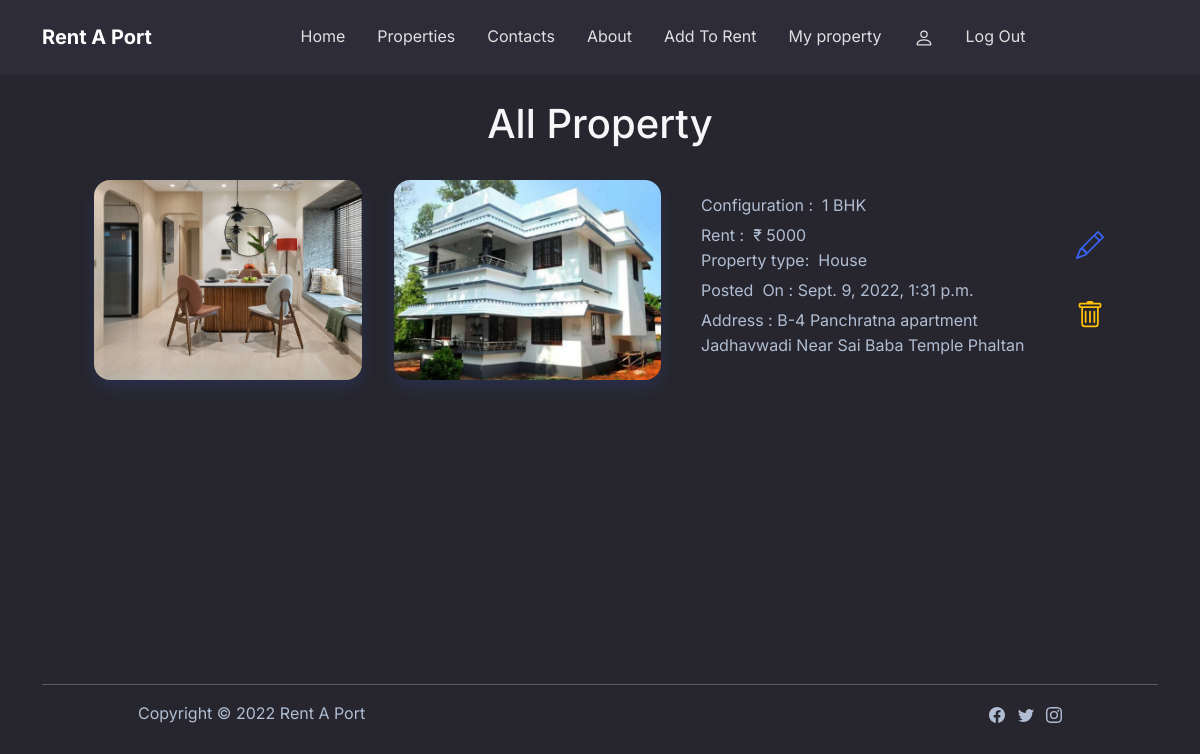
Page /my_property (signed in) on the earlier database version.
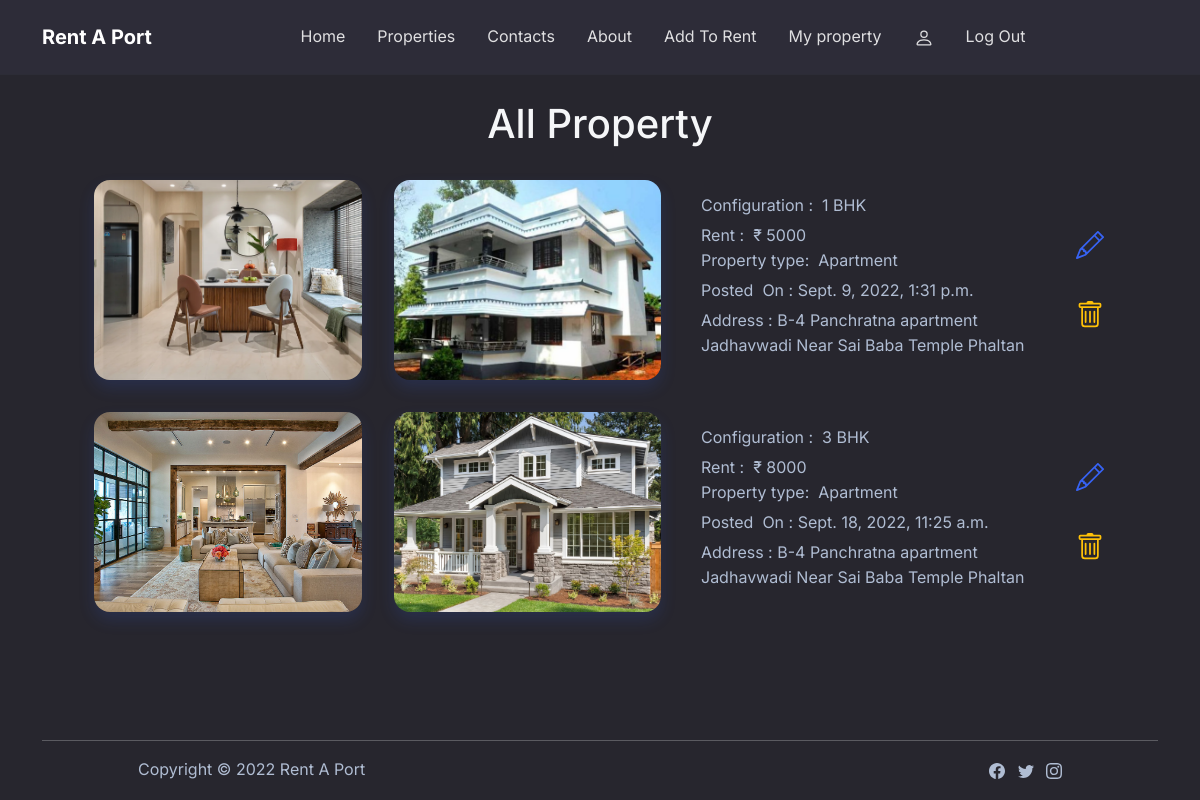
Same page on the later database version.
### rent_a_port/models.py (models this page shows, shortened)
class Site(models.Model):
    show = models.BooleanField(default=False)
    uid = models.IntegerField()
    address = models.CharField(max_length=500)
    Message = models.CharField(max_length=500, default="Empty")
    rent = models.IntegerField()
    deposit = models.IntegerField()
    maintenance = models.IntegerField()
    BHK = models.CharField(max_length=15, default="1 BHK")
    Floor_number = models.CharField(max_length=15, default="Ground floor")
    Pet_allowed = models.CharField(max_length=15, default="No")
    Parking = models.CharField(max_length=15, default="Yes")
    Property_type = models.CharField(max_length=15, default="House")
    Posted_by = models.CharField(max_length=15, default="House")
    Agreement_duration = models.CharField(max_length=15, default="No")
    Electricity_water = models.CharField(max_length=20, default="Charges not included")
    Available_from = models.DateField()
    Posted_on = models.DateTimeField(auto_now_add=True)
    phone = models.IntegerField()
    mail = models.CharField(max_length=50)
    in_img = models.ImageField(upload_to=filepath, null=True)
    out_img = models.ImageField(upload_to=filepath, null=True)

### rent_a_port/views.py (the view)
# urls.py: path('my_property', views.my_property, name="my_property"),
def my_property(request):
    user = request.user
    my_property = Property.objects.filter(uid=user.id)
    context = {"my_property": my_property, "uid": user.id}
    return render(request, "property/my_property.html", context)

### templates/property/my_property.html (shortened to what this page needs)
{% extends 'base/base.html' %}
{% block body %}
    {% load static %}
    {% if my_property %}
        <section class="container py-5 mt-1">
            <div class="py-5">
                <h1 class="text-center mb-3">All Property</h1>
                {% for p in my_property %}
                    <div class="row container mx-auto">
                        <div class="col-sm-10 col-md-10 col-lg-7 col-xl-7 col-xxl-7">
                            <a href="{% url 'site' p.id %}">
                                <div class="d-lg-flex d-xl-flex d-xxl-flex">
                                    <div class="w-100 m-3"><img
                                            class="rounded img-fluid shadow w-100 fit-cover zoom"
                                            src="{{ p.in_img.url }}"
                                            style="height: 200px;"/></div>
                                    <div class="w-100 m-3"><img
                                            class="rounded img-fluid shadow w-100 fit-cover zoom"
                                            src="{{ p.out_img.url }}" style="height: 200px;"/></div>
                                </div>
                            </a>
                        </div>
                        <div class="col-sm-12 col-md-12 col-lg-4 col-xl-4 col-xxl-4 d-flex align-items-center align-items-center">
                            <a href="{% url 'site' p.id %}">
                                <div class="mt-2">
                                    <div class="mb-1"><span>Configuration :</span><span>  {{ p.BHK }}</span></div>
                                    <div><span>Rent :</span><span>  ₹ {{ p.rent }}</span></div>
                                    <div class="mb-1">
                                        <span>Property type:  </span><span>{{ p.Property_type }}</span></div>
                                    <div class="mb-1"><span>Posted  On : </span><span>{{ p.Posted_on }}</span></div>
                                    <p class="mt1">Address : {{ p.address }}</p>
                                </div>
                            </a>
                        </div>
                        <div class="col-2 col-sm-1 col-xl-1 col-xxl-1 d-flex align-items-center justify-content-center">
                            <div>
                                <div class="my-2">
                                    <a href="{% url 'edit_property' p.id %}">
                                    </a>
                                </div>
                                <br/>
                                <div class="my-2">
                                    <a href="{% url 'del_property' p.id %}">
                                    </a>
                                </div>
                            </div>
                        </div>
                    </div>
                {% endfor %}
            </div>
        </section>
    {% endif %}
{% endblock body %}

### templates/base/base.html (shortened to what this page needs)
<!DOCTYPE html>
<html lang="en">
<head>
    {% load static %}
    <link rel="stylesheet" href="{% static 'assets/bootstrap/css/bootstrap.min.css' %}">
    <link rel="stylesheet" href="{% static 'assets/css/Account-setting-or-edit-profile.css' %}">
    <link rel="stylesheet" href="{% static 'assets/css/Style.css' %}">
</head>
<body style="/*background: url(&quot;design.jpg&quot;);*/background-position: 0 -60px;" class="bg-dark text-light">
<nav class="navbar navbar-dark navbar-expand-md fixed-top navbar-shrink py-3" id="mainNav">
    <div class="container"><a class="navbar-brand d-flex align-items-center" href="/static"><span>Rent A Port</span></a>
        <div class="collapse navbar-collapse" id="navcol-1">
            <ul class="navbar-nav mx-auto">
                <li class="nav-item"><a class="nav-link" href="/index">Home</a></li>
                <li class="nav-item"><a class="nav-link" href="/propertys">Properties</a></li>
                <li class="nav-item"><a class="nav-link" href="/contacts">Contacts</a></li>
                <li class="nav-item"><a class="nav-link" href="/about">About</a></li>
                {% if user.is_authenticated %}
                    <li class="nav-item"><a class="nav-link" href="/add">Add To Rent</a></li>
                    <li class="nav-item"><a class="nav-link" href="/my_property">My property</a></li>
                    <li class="nav-item"><a class="nav-link" href="/profile">
                    </a></li>
                    <li class="nav-item"><a class="nav-link" href="/logout">Log Out</a></li>
                {% else %}
                    <li class="nav-item"><a class="nav-link" href="/login">Log in</a></li>
                    <li class="nav-item"><a class="nav-link" href="/signup">Sign up</a></li>
                {% endif %}
            </ul>
        </div>
    </div>
</nav>
<div class="container-fluid" style="min-height:83vh;">
{% block body %}
{% endblock body %}
</div>
<footer class="bg-dark">
    <div class="container">
        <hr>
        <div class="text-muted d-flex justify-content-between align-items-center px-5 mx-5 mb-2">
            <p class="mb-0">Copyright © 2022 Rent A Port</p>
            <ul class="list-inline mb-0">
                <li class="list-inline-item">
                </li>
                <li class="list-inline-item">
                </li>
                <li class="list-inline-item">
                </li>
            </ul>
        </div>
    </div>
</footer>
</body>
</html>

### static/assets/css/Style.css (style rules this page uses)
.zoom { transform: scale(1); position: relative }

Differences in the rows shown:
changed Site "1 BHK": Property_type "House" → "Apartment"
added Site: in_img (picture), out_img (picture), BHK "3 BHK", rent "8000", Property_type "Apartment", Posted_on "Sept. 18, 2022, 11:25 a.m.", address "B-4 Panchratna apartment Jadhavwadi Near Sai Baba Temple Phaltan"
